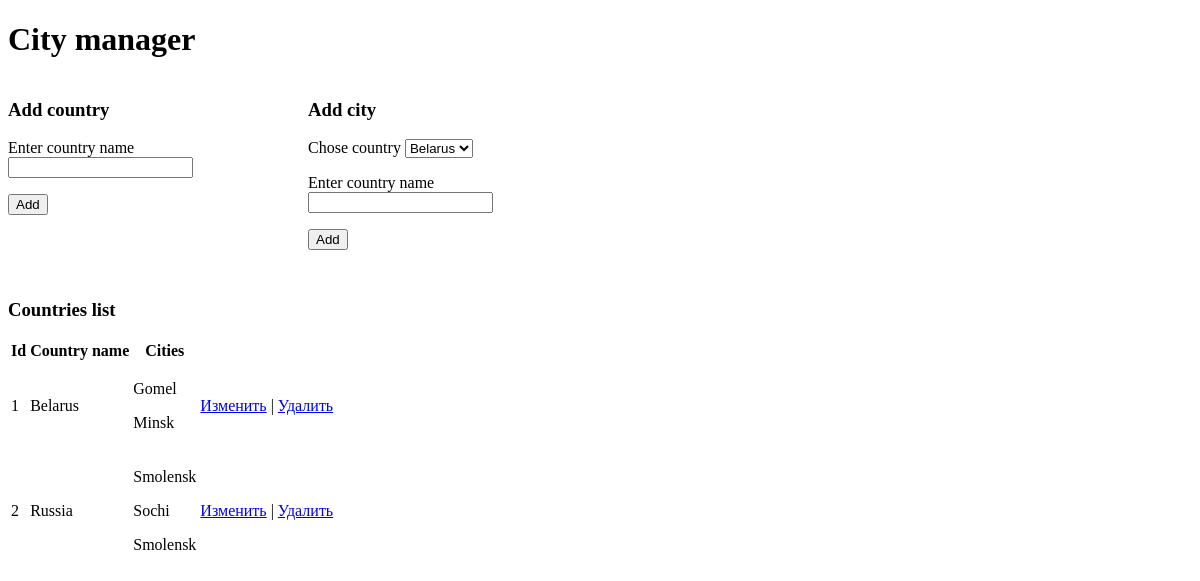
Before: / with the older database file.
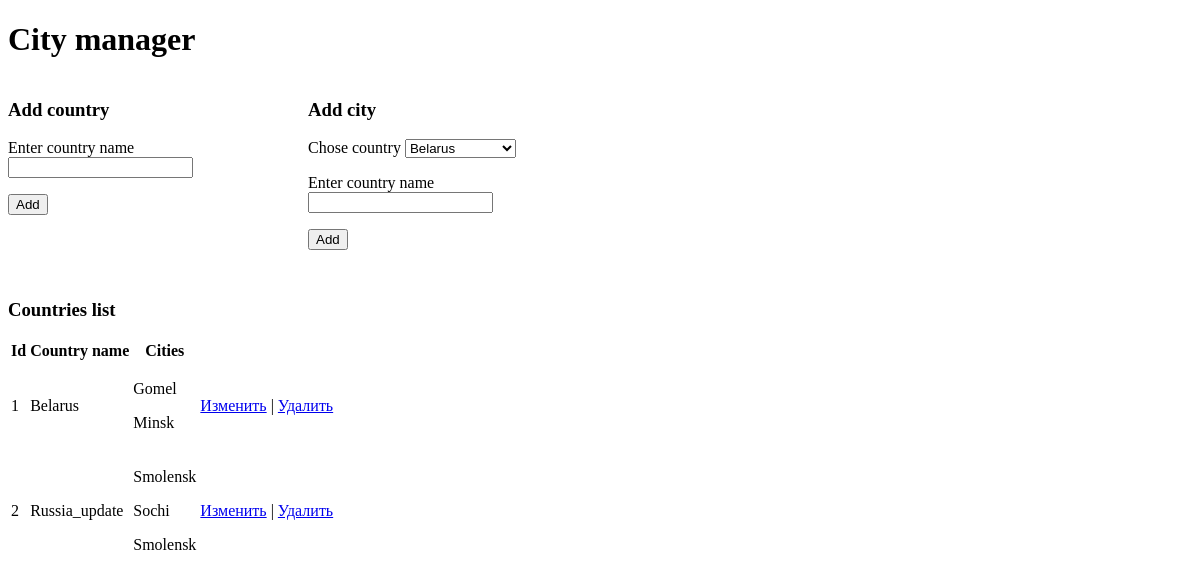
After: the same page with the newer database file.
### city_manager/models.py (models this page shows)
class Country(models.Model):
    country_name = models.CharField(max_length=100)

### city_manager/views.py (the view)
# urls.py: path('', views.index)
def index(request):
    countries = Country.objects.all()
    cities = City.objects.all()
    return render(request, "city_manager/index.html", {
        "countries": countries,
        "cities": cities
    })

### templates/city_manager/index.html (shortened to what this page needs)
<!DOCTYPE html>
<html lang="en">
<head>
</head>
<body>
  <h1>City manager</h1>
  <div id="add">
    <div class="left">
      <h3>Add country</h3>
      <form method="post" action="create/">
        <p>
          <label>Enter country name</label>
          <input type="text" name="country" required="true">
        </p>
        <input type="submit" value="Add">
      </form>
    </div>
    <div class="right">
      {% if countries.count > 0 %}
      <h3>Add city</h3>
      <form method="post" action="create-city/" id="country-form">
        <p>
          <p>
            <label>Chose country</label>
            <select name="country_select">
              {% for country in countries %}
              <option value="{{ country.id }}">{{ country.country_name }}</option>
              {% endfor %}
            </select>
          </p>
          <p>
            <label>Enter country name</label>
            <input type="text" name="city" required="true">
          </p>
        </p>
        <input type="submit" value="Add">
      </form>
      {% endif %}
    </div>
  </div>
  {% if countries.count > 0 %}
  <h3>Countries list</h3>
  <table>
      <thead><th>Id</th><th>Country name</th><th>Cities</th><th></th></thead>
      {% for country in countries %}
      <tr>
          <td>{{ country.id }}</td>
          <td>{{ country.country_name }}</td>
          <td>
          {% if cities.count > 0 %}
            {% for city in cities %}
              {% if city.country == country.id %}
                <p>{{ city.city_name }}</p>
              {% endif %}
            {% endfor %}
          {% endif %}
          </td>
          <td><a href="update/{{country.id}}">Изменить</a> | <a href="delete/{{country.id}}">Удалить</a></td>
      </tr>
      {% endfor %}
  </table>
  {% endif %}
</body>
</html>

Changed rows visible on the page:
changed Country id 2: country_name "Russia" → "Russia_update"
